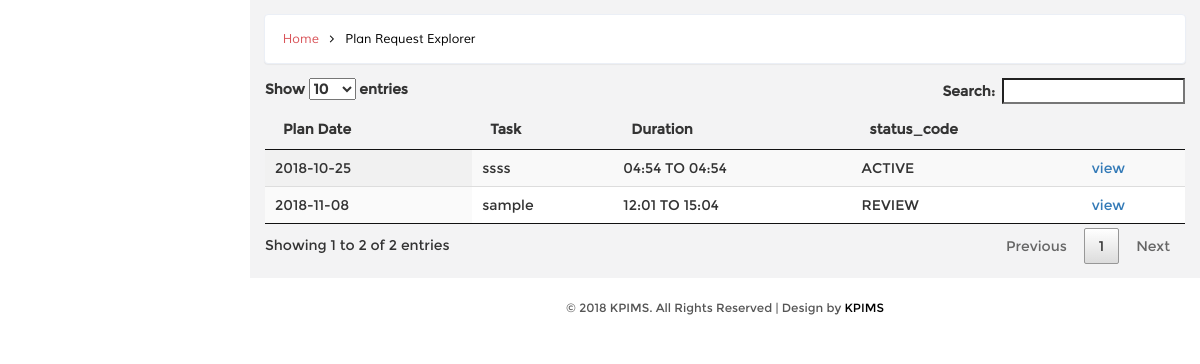
The app's page /smanager_weekplan_explorer.php, older data.
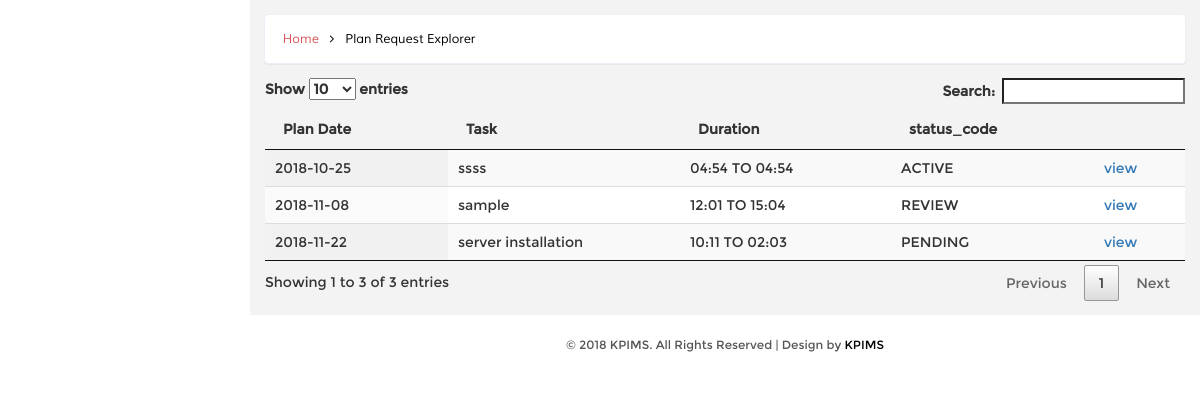
The same page, newer data.
### tables this page shows
CREATE TABLE `kpi_week_plan` (
  `id` int(5) NOT NULL AUTO_INCREMENT,
  `plan_date` varchar(20) DEFAULT NULL,
  `task` varchar(100) DEFAULT NULL,
  `estimated_duration` varchar(50) DEFAULT NULL,
  `remark` varchar(50) DEFAULT NULL,
  `status_code` varchar(20) DEFAULT NULL,
  `assign_to` int(5) DEFAULT '0',
  `user_created` int(5) DEFAULT NULL,
  `date_created` timestamp NOT NULL DEFAULT CURRENT_TIMESTAMP,
  `review_user` int(5) DEFAULT '0',
  `review_date` varchar(50) DEFAULT NULL,
  `skill_id` int(5) DEFAULT NULL COMMENT 'requesting skill por the person',
  PRIMARY KEY (`id`),
  KEY `FK_kpi_week_plan_user` (`user_created`),
  CONSTRAINT `FK_kpi_week_plan_user` FOREIGN KEY (`user_created`) REFERENCES `kpi_user` (`id`)
);

### DB.php (called while the page is built, shortened)
<?php
function getDBConnection() {
    $servername = "localhost";
    $username = "root";
    $password = "123";
    $db = "kpimsdb";
    $conn = mysqli_connect($servername, $username, $password, $db);
    if (!$conn) {
        die("Connection failed: " . mysqli_connect_error());
    } else {
        return $conn;
    }
}
function getData($sql) {
    $conn = getDBConnection();
    $result = mysqli_query($conn, $sql);
    if (mysqli_num_rows($result) > 0) {
        return $result;
    } else {
        return FALSE;
    }
}
?>

### smanager_weekplan_explorer.php (the view, shortened to what this page needs)
<!DOCTYPE HTML>
<html>
    <?php include_once './DB.php'; ?>
    <head>
        <link href="css/bootstrap.min.css" rel='stylesheet' type='text/css' />
        <link href="css/style.css" rel='stylesheet' type='text/css' />
        <link href="css/font-awesome.css" rel="stylesheet">
        <link href="css/custom.css" rel="stylesheet">
    </head>
    <body>
        <div id="wrapper">
            <div id="page-wrapper" class="gray-bg dashbard-1">
                <div class="content-main">
                    <div class="banner">
                        <h2>
                             <a href="home.php">Home</a>
                            <i class="fa fa-angle-right"></i>
                            <span>Plan Request Explorer</span>
                        </h2>
                    </div>
                    <div class="content-top">
                        <div class="col-md-12 ">
                            <table id="example" class="display" cellspacing="0" width="100%">
                                <thead>
                                    <tr>
                                        <th>Plan Date</th>
                                        <th>Task</th>
                                        <th>Duration</th>
                                        <th>status_code</th>
                                        <th></th>
                                    </tr>
                                </thead>
                                <tbody>
                                    <?php
                                    $sql ="SELECT * FROM kpi_week_plan WHERE user_created = 4";
                                    $resultx = getData($sql);
                                    if ($resultx != FALSE) {
                                        while ($row = mysqli_fetch_assoc($resultx)) {
                                            ?>
                                            <tr>
                                                <td><?= $row['plan_date']; ?></td>
                                                <td><?= $row['task']; ?></td>
                                                <td><?= $row['estimated_duration']; ?></td>
                                                <td><?= $row['status_code']; ?></td>
                                                <td><a href="admin_update_item.php?id=<?= $row['id']; ?>">view</a></td>
                                            </tr>
                                            <?php
                                        }
                                    }
                                    ?>
                                </tbody>
                            </table>
                            <link href="css/jquery.dataTables.min.css" rel="stylesheet" type="text/css"/>
                        </div>
                        <div class="clearfix"> </div>
                    </div>
                    <?php
                    include './_footer.php';
                    ?>
                </div>
            </div>
        </div>
    </body>
</html>

### _footer.php
<div class="copy">
                        <p> &copy; 2018 KPIMS. All Rights Reserved | Design by <a href="#" target="_blank">KPIMS</a> </p>
</div>

### css/style.css (style rules this page uses)
h4, h5, h6, h1, h2, h3 { margin: 0; }
p { margin: 0; }
html, body { font-family:'Montserrat-Regular'; background:#F3F3F4; overflow-x: hidden; }
body a { transition:0.5s all; -webkit-transition:0.5s all; -moz-transition:0.5s all; -o-transition:0.5s all; -ms-transition:0.5s all; }
div#wrapper { background-color: #fff; }
@media (min-width: 768px) { #page-wrapper { position: inherit; margin: 0 0 0 240px; min-height: 1000px; } }
.content-main { background-color: #F3F3F4; padding-top: 1em; }
.banner { background: #fff; display: block; margin: 0em 1em ; padding:1em; border: 1px solid #ebeff6; border-color: #ebeff6; border-radius: 4px; -webkit-border-radius: 4px; -o-border-radius: 4px; -moz-border-radius: 4px; -ms-border-radius: 4px; -webkit-box-shadow: 0 1px 1px rgba(0,0,0,.05); box-shadow: 0 1px 1px rgba(0,0,0,.05); }
.banner h2 { font-size:0.9em; }
.banner h2 a { color:#D95459; text-decoration:none; font-family: 'Muli-Regular'; padding:0.3em ; }
.banner h2 span { color:#000; font-family: 'Muli-Regular'; padding:0.3em ; }
.banner h2 i { color:#000; vertical-align:middle; padding:0.3em ; }
.content-top { padding: 1em 0; }
.copy { background:#fff; text-align:center; padding:1.5em 0; }
.copy p, .copy-right p { font-size:0.85em; color:#555; }
.copy p a, .copy-right p a { color:#000; }

### css/custom.css (style rules this page uses)
#wrapper { width: 100%; }
#page-wrapper { min-height: 568px; }
@media (min-width:768px) { #page-wrapper { position: inherit; margin: 0 0 0 250px; } }

Row changes from the older to the newer data that the page shows:
added kpi_week_plan: plan_date "2018-11-22", task "server installation", estimated_duration "10:11 TO 02:03", status_code "PENDING"
Text that changed along with them:
text written by a page script: "Show entries Search: Showing 1 to 2 of 2 entries Previous 1 Next" → "Show entries Search: Showing 1 to 3 of 3 entries Previous 1 Next"
